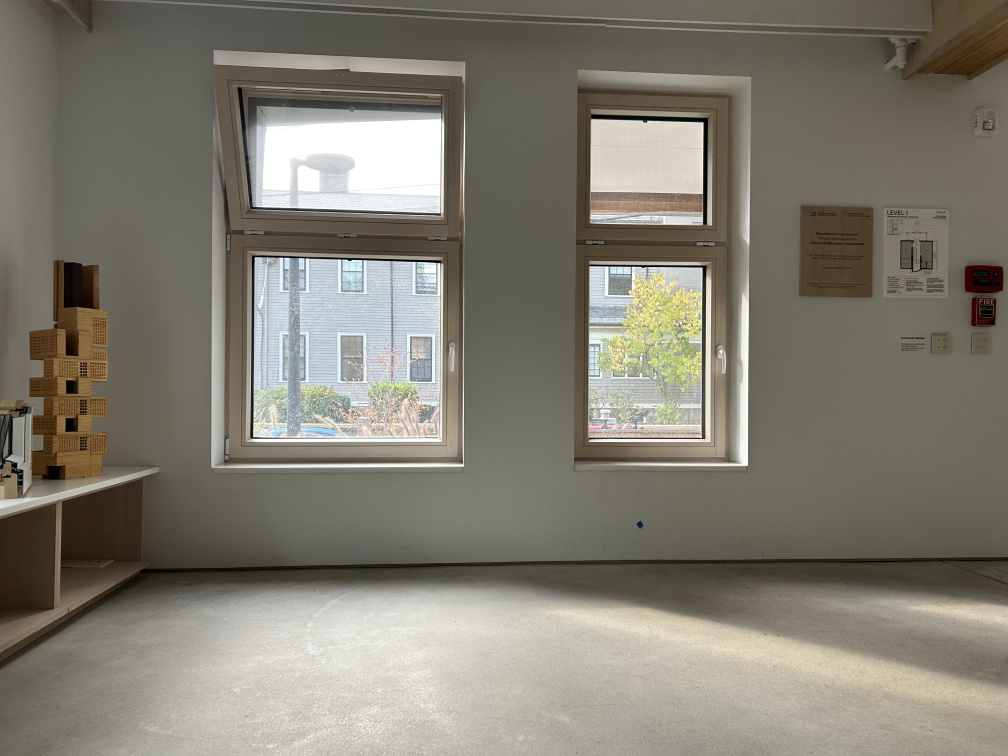
#> input picture calibrate/images/bottom_floor/IMG_4356.jpg, 4032 x 3024 px (shown at 1/4 size); its folder holds only this picture in this run
$ python 01_scale.py
#> lines starting #> are read from the running program, lines starting #| are printed output that depends on the picture
import cv2
import os
import numpy as np

# Define the input folder and output folder
input_folder = 'images/bottom_floor'
output_folder = 'scaled/bottom_floor'

# Make sure the output folder exists
if not os.path.exists(output_folder):
    os.makedirs(output_folder)

# Scaling factor (20% downscale means 80% of the original size)
scale_factor = 0.3

# Process all images in the input folder
for filename in os.listdir(input_folder):
    if filename.endswith('.jpg') or filename.endswith('.png'):  # Add more extensions if needed
        # Load the image
        image_path = os.path.join(input_folder, filename)
        image = cv2.imread(image_path)
#> image is the input picture: shape (3024, 4032, 3); mean B, G, R 113.5, 125.1, 129.1

        if image is None:
            print(f"Error loading image: {filename}")
            continue

        # Get the dimensions of the original image
        height, width = image.shape[:2]
#> height = 3024; width = 4032

        # Calculate new size
        new_width = int(width * scale_factor)
#> new_width = 1209
        new_height = int(height * scale_factor)
#> new_height = 907

        # Resize the image
        scaled_image = cv2.resize(image, (new_width, new_height), interpolation=cv2.INTER_AREA)

        # Create a black canvas of the original size
        canvas = np.zeros((height, width, 3), dtype=np.uint8)

        # Calculate the top-left corner to place the scaled image (center it)
        x_offset = (width - new_width) // 2
#> x_offset = 1411
        y_offset = (height - new_height) // 2
#> y_offset = 1058

        # Place the scaled image onto the black canvas
        canvas[y_offset:y_offset + new_height, x_offset:x_offset + new_width] = scaled_image
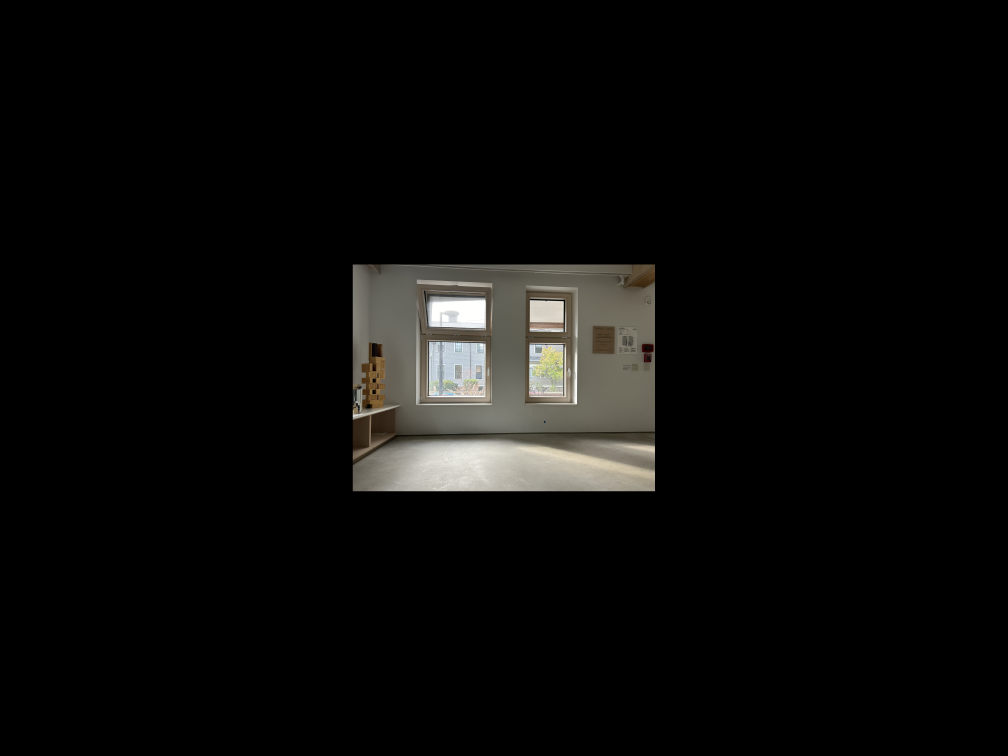
#> canvas: shape (3024, 4032, 3) (shown at 1/4 size); mean B, G, R 10.2, 11.3, 11.6

        # Save the result to the output folder
        output_path = os.path.join(output_folder, filename)
        cv2.imwrite(output_path, canvas)

        print(f"Processed and saved: {output_path}")

print("Processing complete!")

$ run again, on calibrate/images/bottom_floor/IMG_4359.jpg
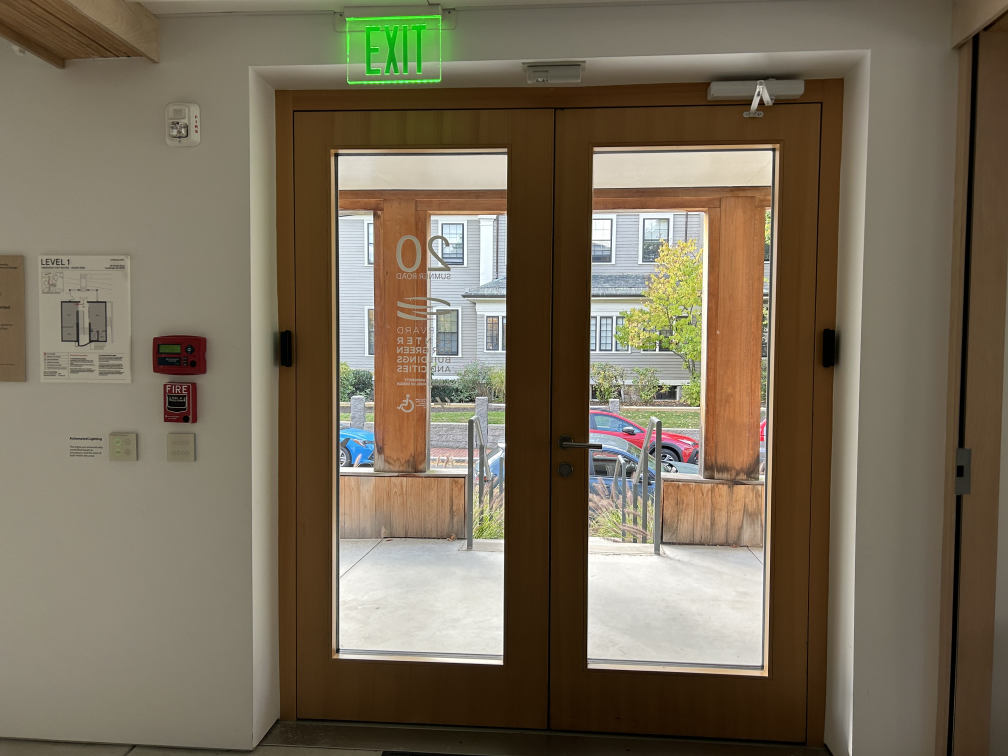
#> input picture calibrate/images/bottom_floor/IMG_4359.jpg, 4032 x 3024 px (shown at 1/4 size)
#> image is the input picture: shape (3024, 4032, 3); mean B, G, R 88.4, 108.2, 119.7
#> `canvas[y_offset:y_offset + new_height, x_offset:x_offset + new_width] ..`:
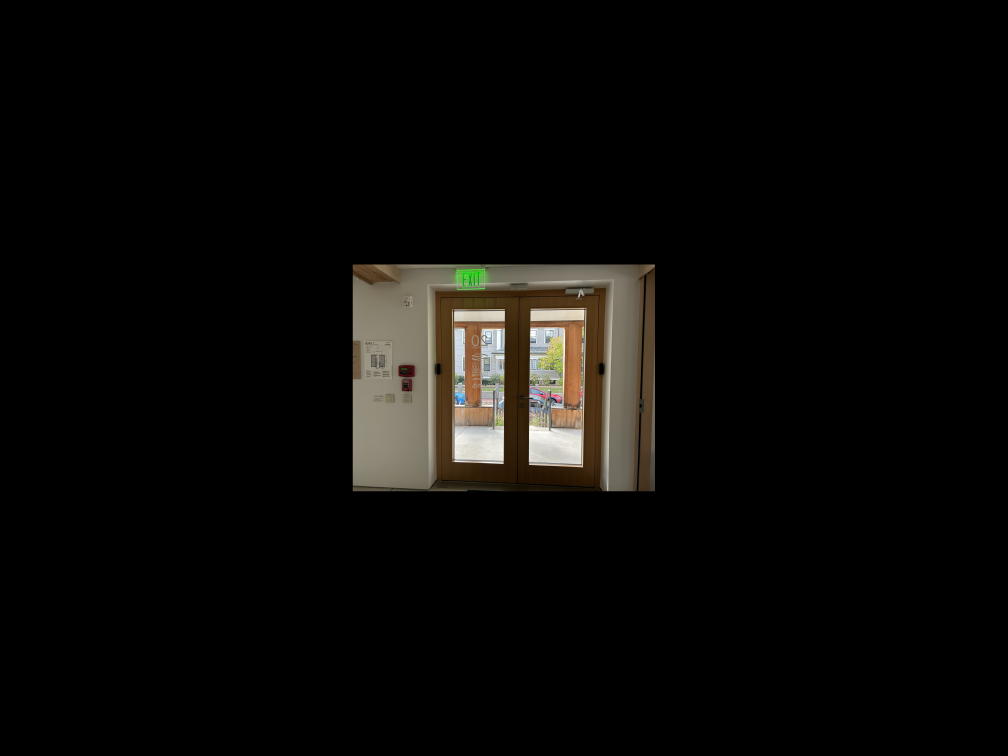
#> canvas: shape (3024, 4032, 3) (shown at 1/4 size); mean B, G, R 8, 9.7, 10.8
